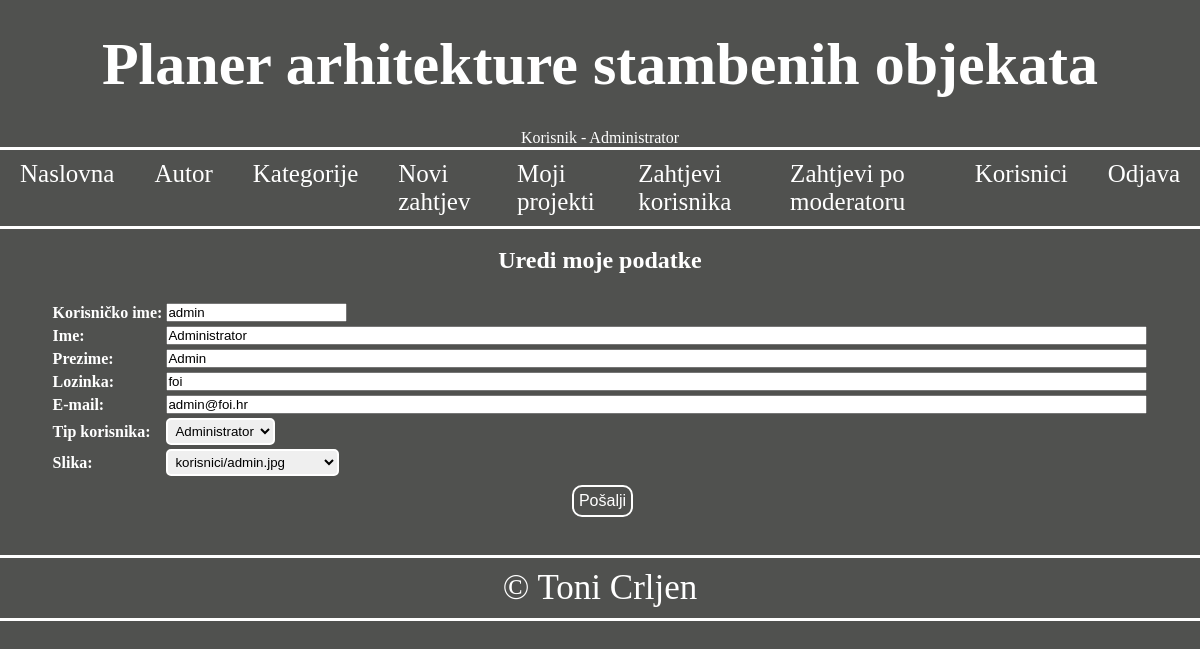
The app's page /korisnik.php?korisnik=1 (signed in) with its own data.
### tables this page shows
CREATE TABLE IF NOT EXISTS `korisnik` (
  `korisnik_id` INT(10) NOT NULL AUTO_INCREMENT,
  `tip_id` INT(10) NOT NULL,
  `korisnicko_ime` VARCHAR(50) NOT NULL,
  `lozinka` VARCHAR(50) NOT NULL,
  `ime` VARCHAR(50) NULL,
  `prezime` VARCHAR(50) NULL,
  `email` VARCHAR(50) NULL,
  `slika` TEXT NULL,
  PRIMARY KEY (`korisnik_id`),
  INDEX `fk_korisnik_tip_korisnika_idx` (`tip_id` ASC),
  CONSTRAINT `fk_korisnik_tip_korisnika`
    FOREIGN KEY (`tip_id`)
    REFERENCES `tip_korisnika` (`tip_id`)
    ON DELETE NO ACTION
    ON UPDATE NO ACTION);

### baza.php (called while the page is built, shortened)
<?php
function izvrsiUpit($veza, $upit){
	$rezultat = mysqli_query($veza,$upit);
	return $rezultat;
}
?>

### korisnik.php (the view, shortened to what this page needs)
<?php
	require_once("zaglavlje.php");
	require_once("meni.php");
	require_once("baza.php");
	$veza=spojiSeNaBazu();
?>
<?php
	if(isset($_GET['korisnik'])){
		$id=$_GET['korisnik'];
		$sql="SELECT * FROM korisnik WHERE korisnik_id='$id'";
		$rs=izvrsiUpit($veza,$sql);
		list($id,$tip,$kor_ime,$lozinka,$ime,$prezime,$email,$slika)=mysqli_fetch_array($rs);
	}
?>
<section class="korisnik"><br>
<h2>
	<?php
		if(isset($id) && $_SESSION["id"] == $id){
			echo "Uredi moje podatke"; }
		else if(!empty($id)){
			echo "Uredi korisnika"; }
		else {
			echo "Dodaj korisnika"; }
	?>
</h2><br>
<form method="POST" action="<?php if(isset($_GET['korisnik']))echo "korisnik.php?korisnik=$id";else echo "korisnik.php";?>">
	<table>
		<tbody>
			<tr>
				<td colspan="2">
				</td>
			</tr>
			<tr>
				<td colspan="2" style="text-align:center;">
				</td>
			</tr>
			<tr>
				<td>
					<label for="kor_ime"><strong>Korisničko ime:</strong></label>
				</td>
				<td>
					<input type="text" name="korisnicko_ime" id="kor_ime"
						<?php if(isset($id)) echo "readonly='readonly'"; ?>
						value="<?php if(!isset($_POST["kor_ime"]))echo $kor_ime; else echo $_POST['kor_ime'];?>" minlength="5" maxlength="50"
						placeholder="Korisničko ime ne smije sadržavati praznine, treba uključiti minimalno 10 znakova i započeti malim početnim slovom"
						required="required"/>
				</td>
			</tr>
			<tr>
				<td>
					<label for="ime"><strong>Ime:</strong></label>
				</td>
				<td>
					<input type="text" name="ime" id="ime" value="<?php if(!isset($_POST['ime']))echo $ime; else echo $_POST['ime'];?>"
						size="120" minlength="1" maxlength="50" placeholder="Ime treba započeti velikim početnim slovom" required="required"/>
				</td>
			</tr>
			<tr>
				<td>
					<label for="prezime"><strong>Prezime:</strong></label>
				</td>
				<td>
					<input type="text" name="prezime" id="prezime" value="<?php if(!isset($_POST['prezime']))echo $prezime; else echo $_POST['prezime'];?>"
						size="120" minlength="1" maxlength="50" placeholder="Prezime treba započeti velikim početnim slovom" required="required"/>
				</td>
			</tr>
			<tr>
				<td>
					<label for="lozinka"><strong>Lozinka:</strong></label>
				</td>
				<td>
					<input <?php if(!empty($lozinka))echo "type='text'"; else echo "type='password'";?>
						name="lozinka" id="lozinka" value="<?php if(!isset($_POST['lozinka']))echo $lozinka; else echo $_POST['lozinka'];?>"
						size="120" minlength="6" maxlength="50"
						placeholder="Lozinka treba sadržati minimalno 8 znakova uključujući jedno veliko i jedno malo slovo, jedan broj i jedan posebni znak"
						required="required"/>
				</td>
			</tr>
			<tr>
				<td>
					<label for="email"><strong>E-mail:</strong></label>
				</td>
				<td>
					<input type="email" name="email" id="email" value="<?php if(!isset($_POST['email']))echo $email; else echo $_POST['email'];?>"
						size="120" minlength="5" maxlength="50" placeholder="Ispravan oblik elektroničke pošte je nesto@nesto.nesto" required="required"/>
				</td>
			</tr>
			<?php
				if($_SESSION['tip']==0){
			?>
			<tr>
				<td><label for="tip"><strong>Tip korisnika:</strong></label></td>
				<td>
					<select id="tip" name="tip">
						<?php
							if(isset($_POST['tip'])){
								echo '<option value="0"';if($_POST['tip']==0)echo " selected='selected'";echo'>Administrator</option>';
								echo '<option value="1"';if($_POST['tip']==1)echo " selected='selected'";echo'>Moderator</option>';
								echo '<option value="2"';if($_POST['tip']==2)echo " selected='selected'";echo'>Korisnik</option>';
							}
							else{
								echo '<option value="0"';if($tip==0)echo " selected='selected'";echo'>Administrator</option>';
							}
						?>
					</select>
				</td>
			</tr>
			<?php
				}
			?>
			<tr>
				<td>
					<label for="slika"><strong>Slika:</strong></label>
				</td>
				<td>
				<?php
					$dir=scandir("korisnici");
					echo '<select name="slika">';
					foreach($dir as $k => $vr){
						if($k<2)continue;
						else if(strcmp((isset($_POST['slika'])?$_POST['slika']:$slika),"korisnici/".$vr)==0){
							echo '<option value="'."korisnici/".$vr.'"';
							echo ' selected="selected">'."korisnici/".$vr;
							echo '</option>';
						}
						else{
							echo '<option value="'."korisnici/".$vr.'">';
							echo "korisnici/".$vr;
							echo '</option>';
						}
					}
					echo '</select>';
				?>
				</td>
			</tr>
			<tr>
				<td colspan="2" style="text-align:center;">
					<?php
						if(isset($id) && $_SESSION["id"]==$id||!empty($id))echo '<input class="forma-gumb" type="submit" name="submit" value="Pošalji"/>';
						else echo '<input class="forma-gumb" type="submit" name="reset" value="Izbriši"/><input class="forma-gumb" type="submit" name="submit" value="Pošalji"/>';
					?>
				</td>
			</tr>
		</tbody>
	</table>
</form>
</section>
<?php
	require_once("podnozje.php");
?>

### stil.css (style rules this page uses)
* { margin:0; padding:0; color: white; }
body { background-color: #50514F; }
td { padding: 1px; }
input { color: black; }
select { color: black; padding: 3px; border: 2px solid white; border-radius: 5px; }
option { color: black; }
.forma-gumb { color: white; background-color: transparent; margin: 5px; padding: 5px; font-size: 16px; border: 2px solid white; border-radius: 10px; cursor: pointer; margin-left: 10px; }
.korisnik, .uredivanje-stavki, .dodavanje-stavki { display: grid; grid-template-columns: 1fr; justify-items: center; }

### records on screen
korisnik: korisnicko_ime "admin", ime "Administrator", prezime "Admin", lozinka "foi", email "admin@foi.hr", tip "Administrator", slika "korisnici/admin.jpg"

### other values on screen
$_SESSION['ime'] "Administrator"
